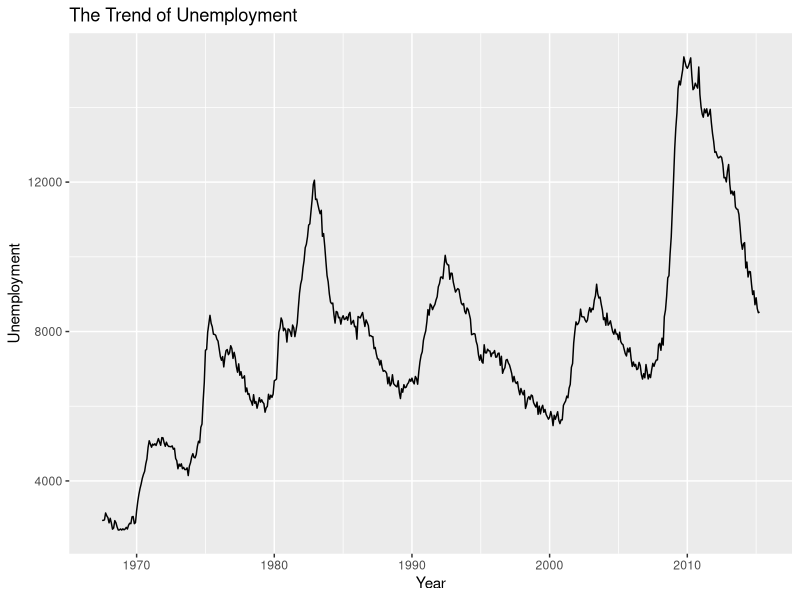

The R source for this figure:
## ---- chunk 1
library(tidyverse) ## Loading tidyverse
## ---- chunk 2
ggplot(
  economics,
  aes(date, unemploy)
  ) +
  geom_line() +
  labs(
    x = "Year",
    y = "Unemployment",
    title = "The Trend of Unemployment"
  )
